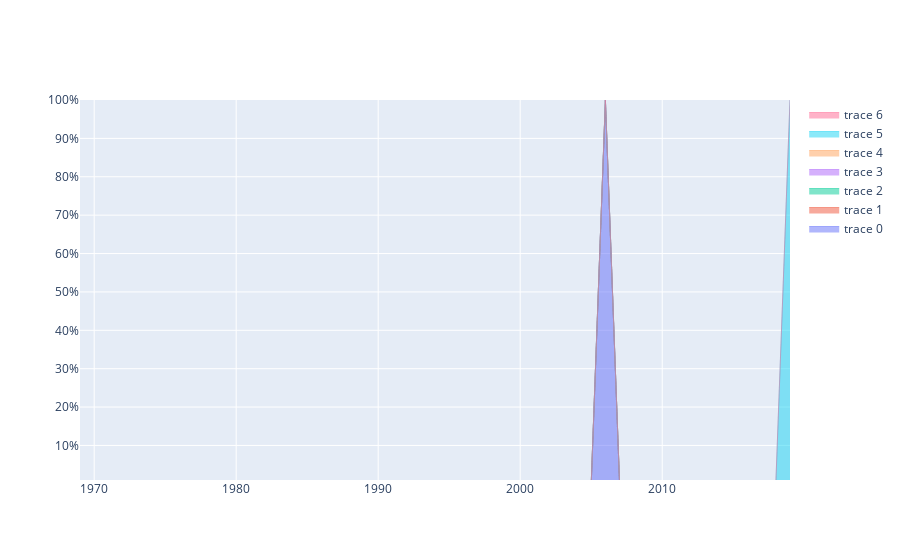

The code cell stored with this chart in its notebook:
### Code cell
import plotly.graph_objects as go

x = sorted(yearly_field_topic_sum)
fig = go.Figure()

for g in field_yearly_topic_sum:
    v = field_yearly_topic_sum[g]
    y = [v[i] for i in x]

    fig.add_trace(go.Scatter(
        x=x, y=y,
        mode='lines',
        line=dict(width=0.5),  # , color='rgb(184, 247, 212)'),
        stackgroup='teo',
        groupnorm='percent' # sets the normalization for the sum of the stackgroup
    ))


# fig.add_trace(go.Scatter(
#     x=x, y=[50, 70, 40, 60],
#     mode='lines',
#     line=dict(width=0.5, color='rgb(111, 231, 219)'),
#     stackgroup='one'
# ))
# fig.add_trace(go.Scatter(
#     x=x, y=[70, 80, 60, 70],
#     mode='lines',
#     line=dict(width=0.5, color='rgb(127, 166, 238)'),
#     stackgroup='one'
# ))
# fig.add_trace(go.Scatter(
#     x=x, y=[100, 100, 100, 100],
#     mode='lines',
#     line=dict(width=0.5, color='rgb(131, 90, 241)'),
#     stackgroup='one'
# ))

fig.update_layout(
    showlegend=True,
    xaxis_type='date',
    yaxis=dict(
        type='linear',
        range=[1, 100],
        ticksuffix='%'))

fig.show()

### Figure 1 — Plotly figure (JSON) as saved in the notebook; plotly's stock layout.template omitted (floating-point values rounded to 4 significant figures)
{"data": [{"groupnorm": "percent", "line": {"width": 0.5}, "mode": "lines", "stackgroup": "teo", "type": "scatter", "x": ["1969-01-01", "1976-01-01", "1978-01-01", "1979-01-01", "1983-01-01", "1985-01-01", "1986-01-01", "1987-01-01", "1988-01-01", "1990-01-01", "1991-01-01", "1993-01-01", "1994-01-01", "1996-01-01", "1997-01-01", "2000-01-01", "2001-01-01", "2002-01-01", "2003-01-01", "2004-01-01", "2005-01-01", "2006-01-01", "2007-01-01", "2008-01-01", "2009-01-01", "2010-01-01", "2011-01-01", "2012-01-01", "2013-01-01", "2014-01-01", "2015-01-01", "2016-01-01", "2017-01-01", "2018-01-01", "2019-01-01"], "y": [0, 0, 0, 0, 0, 0, 0, 0, 0, 0, 0, 0, 0, 0, 0, 0, 0, 0, 0, 0, 0, 0.6068, 0, 0, 0, 0, 0, 0, 0, 0, 0, 0, 0, 0, 0]}, {"groupnorm": "percent", "line": {"width": 0.5}, "mode": "lines", "stackgroup": "teo", "type": "scatter", "x": ["1969-01-01", "1976-01-01", "1978-01-01", "1979-01-01", "1983-01-01", "1985-01-01", "1986-01-01", "1987-01-01", "1988-01-01", "1990-01-01", "1991-01-01", "1993-01-01", "1994-01-01", "1996-01-01", "1997-01-01", "2000-01-01", "2001-01-01", "2002-01-01", "2003-01-01", "2004-01-01", "2005-01-01", "2006-01-01", "2007-01-01", "2008-01-01", "2009-01-01", "2010-01-01", "2011-01-01", "2012-01-01", "2013-01-01", "2014-01-01", "2015-01-01", "2016-01-01", "2017-01-01", "2018-01-01", "2019-01-01"], "y": [0, 0, 0, 0, 0, 0, 0, 0, 0, 0, 0, 0, 0, 0, 0, 0, 0, 0, 0, 0, 0, 0, 0, 0, 0, 0, 0, 0, 0, 0, 0, 0, 0, 0, 0]}, {"groupnorm": "percent", "line": {"width": 0.5}, "mode": "lines", "stackgroup": "teo", "type": "scatter", "x": ["1969-01-01", "1976-01-01", "1978-01-01", "1979-01-01", "1983-01-01", "1985-01-01", "1986-01-01", "1987-01-01", "1988-01-01", "1990-01-01", "1991-01-01", "1993-01-01", "1994-01-01", "1996-01-01", "1997-01-01", "2000-01-01", "2001-01-01", "2002-01-01", "2003-01-01", "2004-01-01", "2005-01-01", "2006-01-01", "2007-01-01", "2008-01-01", "2009-01-01", "2010-01-01", "2011-01-01", "2012-01-01", "2013-01-01", "2014-01-01", "2015-01-01", "2016-01-01", "2017-01-01", "2018-01-01", "2019-01-01"], "y": [0, 0, 0, 0, 0, 0, 0, 0, 0, 0, 0, 0, 0, 0, 0, 0, 0, 0, 0, 0, 0, 0, 0, 0, 0, 0, 0, 0, 0, 0, 0, 0, 0, 0, 0]}, {"groupnorm": "percent", "line": {"width": 0.5}, "mode": "lines", "stackgroup": "teo", "type": "scatter", "x": ["1969-01-01", "1976-01-01", "1978-01-01", "1979-01-01", "1983-01-01", "1985-01-01", "1986-01-01", "1987-01-01", "1988-01-01", "1990-01-01", "1991-01-01", "1993-01-01", "1994-01-01", "1996-01-01", "1997-01-01", "2000-01-01", "2001-01-01", "2002-01-01", "2003-01-01", "2004-01-01", "2005-01-01", "2006-01-01", "2007-01-01", "2008-01-01", "2009-01-01", "2010-01-01", "2011-01-01", "2012-01-01", "2013-01-01", "2014-01-01", "2015-01-01", "2016-01-01", "2017-01-01", "2018-01-01", "2019-01-01"], "y": [0, 0, 0, 0, 0, 0, 0, 0, 0, 0, 0, 0, 0, 0, 0, 0, 0, 0, 0, 0, 0, 0, 0, 0, 0, 0, 0, 0, 0, 0, 0, 0, 0, 0, 0]}, {"groupnorm": "percent", "line": {"width": 0.5}, "mode": "lines", "stackgroup": "teo", "type": "scatter", "x": ["1969-01-01", "1976-01-01", "1978-01-01", "1979-01-01", "1983-01-01", "1985-01-01", "1986-01-01", "1987-01-01", "1988-01-01", "1990-01-01", "1991-01-01", "1993-01-01", "1994-01-01", "1996-01-01", "1997-01-01", "2000-01-01", "2001-01-01", "2002-01-01", "2003-01-01", "2004-01-01", "2005-01-01", "2006-01-01", "2007-01-01", "2008-01-01", "2009-01-01", "2010-01-01", "2011-01-01", "2012-01-01", "2013-01-01", "2014-01-01", "2015-01-01", "2016-01-01", "2017-01-01", "2018-01-01", "2019-01-01"], "y": [0, 0, 0, 0, 0, 0, 0, 0, 0, 0, 0, 0, 0, 0, 0, 0, 0, 0, 0, 0, 0, 0, 0, 0, 0, 0, 0, 0, 0, 0, 0, 0, 0, 0, 0]}, {"groupnorm": "percent", "line": {"width": 0.5}, "mode": "lines", "stackgroup": "teo", "type": "scatter", "x": ["1969-01-01", "1976-01-01", "1978-01-01", "1979-01-01", "1983-01-01", "1985-01-01", "1986-01-01", "1987-01-01", "1988-01-01", "1990-01-01", "1991-01-01", "1993-01-01", "1994-01-01", "1996-01-01", "1997-01-01", "2000-01-01", "2001-01-01", "2002-01-01", "2003-01-01", "2004-01-01", "2005-01-01", "2006-01-01", "2007-01-01", "2008-01-01", "2009-01-01", "2010-01-01", "2011-01-01", "2012-01-01", "2013-01-01", "2014-01-01", "2015-01-01", "2016-01-01", "2017-01-01", "2018-01-01", "2019-01-01"], "y": [0, 0, 0, 0, 0, 0, 0, 0, 0, 0, 0, 0, 0, 0, 0, 0, 0, 0, 0, 0, 0, 0, 0, 0, 0, 0, 0, 0, 0, 0, 0, 0, 0, 0, 0.0314]}, {"groupnorm": "percent", "line": {"width": 0.5}, "mode": "lines", "stackgroup": "teo", "type": "scatter", "x": ["1969-01-01", "1976-01-01", "1978-01-01", "1979-01-01", "1983-01-01", "1985-01-01", "1986-01-01", "1987-01-01", "1988-01-01", "1990-01-01", "1991-01-01", "1993-01-01", "1994-01-01", "1996-01-01", "1997-01-01", "2000-01-01", "2001-01-01", "2002-01-01", "2003-01-01", "2004-01-01", "2005-01-01", "2006-01-01", "2007-01-01", "2008-01-01", "2009-01-01", "2010-01-01", "2011-01-01", "2012-01-01", "2013-01-01", "2014-01-01", "2015-01-01", "2016-01-01", "2017-01-01", "2018-01-01", "2019-01-01"], "y": [0, 0, 0, 0, 0, 0, 0, 0, 0, 0, 0, 0, 0, 0, 0, 0, 0, 0, 0, 0, 0, 0, 0, 0, 0, 0, 0, 0, 0, 0, 0, 0, 0, 0, 0]}], "layout": {"showlegend": true, "xaxis": {"type": "date"}, "yaxis": {"range": [1, 100], "ticksuffix": "%", "type": "linear"}}}
